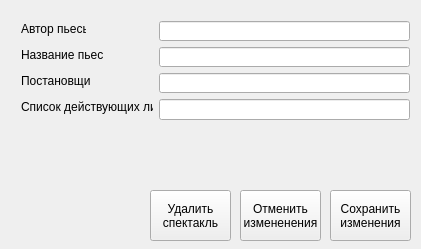
<?xml version="1.0" encoding="UTF-8"?>
<ui version="4.0">
 <class>more_performances</class>
 <widget class="QWidget" name="more_performances">
  <property name="geometry">
   <rect>
    <x>0</x>
    <y>0</y>
    <width>421</width>
    <height>249</height>
   </rect>
  </property>
  <property name="minimumSize">
   <size>
    <width>421</width>
    <height>249</height>
   </size>
  </property>
  <property name="maximumSize">
   <size>
    <width>421</width>
    <height>249</height>
   </size>
  </property>
  <property name="windowTitle">
   <string>Form</string>
  </property>
  <widget class="QPushButton" name="pushButton">
   <property name="geometry">
    <rect>
     <x>330</x>
     <y>190</y>
     <width>81</width>
     <height>51</height>
    </rect>
   </property>
   <property name="text">
    <string>Сохранить 
изменения</string>
   </property>
  </widget>
  <widget class="QPushButton" name="pushButton_2">
   <property name="geometry">
    <rect>
     <x>240</x>
     <y>190</y>
     <width>81</width>
     <height>51</height>
    </rect>
   </property>
   <property name="text">
    <string>Отменить 
измененения</string>
   </property>
  </widget>
  <widget class="QPushButton" name="pushButton_3">
   <property name="geometry">
    <rect>
     <x>150</x>
     <y>190</y>
     <width>81</width>
     <height>51</height>
    </rect>
   </property>
   <property name="text">
    <string>Удалить 
спектакль</string>
   </property>
  </widget>
  <widget class="QLineEdit" name="lineEdit_4">
   <property name="geometry">
    <rect>
     <x>159</x>
     <y>99</y>
     <width>251</width>
     <height>21</height>
    </rect>
   </property>
   <property name="minimumSize">
    <size>
     <width>251</width>
     <height>21</height>
    </size>
   </property>
   <property name="maximumSize">
    <size>
     <width>251</width>
     <height>81</height>
    </size>
   </property>
  </widget>
  <widget class="QLabel" name="label_2">
   <property name="geometry">
    <rect>
     <x>21</x>
     <y>47</y>
     <width>82</width>
     <height>16</height>
    </rect>
   </property>
   <property name="text">
    <string>Название пьесы</string>
   </property>
  </widget>
  <widget class="QLineEdit" name="lineEdit_2">
   <property name="geometry">
    <rect>
     <x>159</x>
     <y>47</y>
     <width>251</width>
     <height>20</height>
    </rect>
   </property>
   <property name="minimumSize">
    <size>
     <width>251</width>
     <height>20</height>
    </size>
   </property>
   <property name="maximumSize">
    <size>
     <width>251</width>
     <height>20</height>
    </size>
   </property>
  </widget>
  <widget class="QLabel" name="label_3">
   <property name="geometry">
    <rect>
     <x>21</x>
     <y>73</y>
     <width>69</width>
     <height>16</height>
    </rect>
   </property>
   <property name="text">
    <string>Постановщик</string>
   </property>
  </widget>
  <widget class="QLineEdit" name="lineEdit_3">
   <property name="geometry">
    <rect>
     <x>159</x>
     <y>73</y>
     <width>251</width>
     <height>20</height>
    </rect>
   </property>
   <property name="minimumSize">
    <size>
     <width>251</width>
     <height>20</height>
    </size>
   </property>
   <property name="maximumSize">
    <size>
     <width>251</width>
     <height>20</height>
    </size>
   </property>
  </widget>
  <widget class="QLabel" name="label_4">
   <property name="geometry">
    <rect>
     <x>21</x>
     <y>99</y>
     <width>132</width>
     <height>16</height>
    </rect>
   </property>
   <property name="text">
    <string>Список действующих лиц</string>
   </property>
  </widget>
  <widget class="QLabel" name="label">
   <property name="geometry">
    <rect>
     <x>21</x>
     <y>21</y>
     <width>65</width>
     <height>16</height>
    </rect>
   </property>
   <property name="text">
    <string>Автор пьесы</string>
   </property>
  </widget>
  <widget class="QLineEdit" name="lineEdit">
   <property name="geometry">
    <rect>
     <x>159</x>
     <y>21</y>
     <width>251</width>
     <height>20</height>
    </rect>
   </property>
   <property name="minimumSize">
    <size>
     <width>251</width>
     <height>20</height>
    </size>
   </property>
   <property name="maximumSize">
    <size>
     <width>251</width>
     <height>20</height>
    </size>
   </property>
  </widget>
 </widget>
 <resources/>
 <connections/>
</ui>
